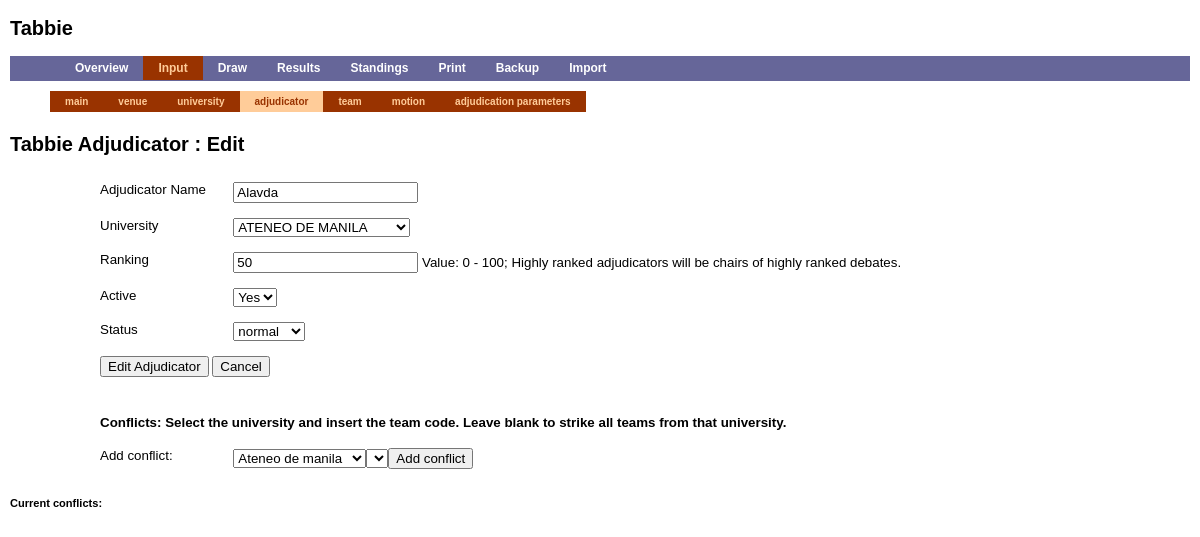
/input.php?moduletype=adjud&action=edit&adjud_id=184, run on the app's committed database.
### tables this page shows
CREATE TABLE `adjudicator` (
  `adjud_id` mediumint(9) NOT NULL auto_increment,
  `univ_id` mediumint(9) NOT NULL DEFAULT '0',
  `adjud_name` varchar(100) NOT NULL DEFAULT '',
  `ranking` mediumint(9) NOT NULL DEFAULT '0',
  `active` enum('Y','N') NOT NULL DEFAULT 'Y',
  `status` ENUM( 'normal', 'trainee', 'watcher', 'watched' ) NOT NULL DEFAULT 'normal',
  PRIMARY KEY  (`adjud_id`),
  UNIQUE KEY `adjud_name` (`adjud_name`)
);

### ntu_controller.php (called while the page is built, shortened)
<?php
if (isset ($ntu_override_module)) {
    $moduletype = $ntu_override_module;
} else {
    $moduletype=trim(@$_GET['moduletype']);
}
$action=trim(@$_GET['action']);
if (array_key_exists($moduletype, $ntu_titles))
    $title .= " " . $ntu_titles[$moduletype] . " ";
else
    $title = " " . ucfirst($moduletype) . " ";
include("view/header.php");
include("view/mainmenu.php");
include("view/$ntu_controller/menu.php");
include("$ntu_controller/$moduletype.php");
include("view/footer.php");
?>

### input.php (called while the page is built, shortened)
<?php
$ntu_controller = "input";
$ntu_titles = array("adjud" => "Adjudicator", "univ" => "University");
require("ntu_bridge.php");
require("ntu_controller.php");
?>

### ntu_bridge.php (called while the page is built, shortened)
<?php
$title = "Tabbie";
?>

### input/adjud.php (the view, shortened to what this page needs)
<?php
require("includes/display.php");
$actionhidden="";
$rankorder=false;
$univ_id=$adjud_name=$ranking=$active=$status="";
if ($action=="edit")
  {
    if ($actionhidden!="edit")
      {
        $adjud_id=trim(@$_GET['adjud_id']);
        $query="SELECT * FROM adjudicator WHERE adjud_id='$adjud_id'";
        $result=mysql_query($query);
        if (mysql_num_rows($result)==0)
      {
            $msg[]="There were some problems editing : Record Not Found ";
            $action="display";
      }
        else
      {
            $row=mysql_fetch_assoc($result);
            $univ_id=$row['univ_id'];
            $adjud_name=$row['adjud_name'];
            $ranking=$row['ranking'];
            $active=$row['active'];
			$status=$row['status'];
      }
      }
  }
switch($action)
  {
  case "edit" :
    $title.=": Edit";
    break;
  }
echo "<h2>$title</h2>\n";
if ($action=="display")
  {
	$query="SELECT * FROM adjudicator as A,university as U WHERE A.univ_id=U.univ_id";
	if($rankorder){
		$query.=" ORDER BY A.ranking DESC";
	} else{
		$query.=" ORDER BY A.adjud_name ASC";
	}
    $result=mysql_query($query);
    $active_result=mysql_query("SELECT * FROM adjudicator as A,university as U WHERE A.univ_id=U.univ_id AND A.ACTIVE = 'Y' ");
    if (mysql_num_rows($result)==0)
      {
    echo "<h3>No Adjudicators Found.</h3>";
    echo "<h3><a href=\"input.php?moduletype=adjud&amp;action=add\">Add New</a></h3>";
      }
    else
      {
    $query="SHOW  TABLES  LIKE  '%_round_%'";
    $showdeleteresult=mysql_query($query);
    if (mysql_num_rows($showdeleteresult)!=0)
      $showdelete=0;
    else
      $showdelete=1;
    ?>
      <h3>Total No. of Adjudicators : <span id="totalcount"><?echo mysql_num_rows($result)?></span> (<span id="activecount"><?echo mysql_num_rows($active_result)?></span>)</h3>
         <?echo "<h3><a href=\"input.php?moduletype=adjud&amp;action=add\">Add New</a></h3>";
		 if($rankorder){
			echo "<h3><a href=\"input.php?moduletype=adjud\">Order by Name</a></h3>";
		} else{
			echo "<h3><a href=\"input.php?moduletype=adjud&amp;rankorder=Y\">Order by Ranking</a></h3>";
		}?>
      <table>
         <tr><th>Name</th><th>University</th><th>Ranking</th><th>Active(Y/N)</th><th>Status</th><th>Conflicts</th></tr>
         <? while($row=mysql_fetch_assoc($result)) { ?>
      <tr <?if ($row['active']=='N') echo "class=\"inactive\"" ;?>>
        <td><?echo $row['adjud_name'];?></td>
    <td><?echo $row['univ_code'];?></td>
   <td><?echo $row['ranking'];?></td>
    <td class='activetoggle' id='adjud<?php echo $row['adjud_id']?>'><?echo $row['active'];?></td>
	<td><?if($row['status']!='normal') echo $row['status'];?></td>
   <td><?echo print_conflicts($row['adjud_id']);?></td>
    <td class="editdel"><a href="input.php?moduletype=adjud&amp;action=edit&amp;adjud_id=<?echo $row['adjud_id'];?>">Edit</a></td>
      <?
       if ($showdelete)
     {
   ?>
   <td class="editdel"><a href="input.php?moduletype=adjud&amp;action=delete&amp;adjud_id=<?echo $row['adjud_id'];?>" onClick="return confirm('Are you sure?');">Delete</a></td>
   <?}   ?>
      </tr>
          <?}   ?>
    </table>
  <?
      }
  }
 else
   {
     ?>
     <form action="input.php?moduletype=adjud" method="POST">
       <label for="adjud_name">Adjudicator Name</label>
       <input type="text" id="adjud_name" name="adjud_name" value="<?echo $adjud_name;?>"/><br/><br/>
       <label for="univ_id">University</label>
                 <select id="univ_id" name="univ_id">
                 <?
                 $query="SELECT univ_id,univ_code FROM university ORDER BY univ_code";
     $result=mysql_query($query);
     while($row=mysql_fetch_assoc($result))
       {
     if ($row['univ_id']==$univ_id)
       echo "<option selected value=\"{$row['univ_id']}\">{$row['univ_code']}</option>\n";
     else
       echo "<option value=\"{$row['univ_id']}\">{$row['univ_code']}</option>\n";
       }
     ?>
       </select><br/><br/>
<label for="ranking">Ranking</label>
                    <input type="text" id="ranking" name="ranking" value="<?echo $ranking;?>"/> Value: 0 - 100; Highly ranked adjudicators will be chairs of highly ranked debates.<br/><br/>
                    <label for="active">Active</label>
                  <select id="active" name="active">
                  <option value="Y" <?echo ($active=="Y")?"selected":""?>>Yes</option>
                  </select> <br/><br/>
				<label for="status">Status</label>
				<select id="status" name="status">
				<option value="normal" <?echo ($status=="normal")?"selected":""?>>normal</option>
				</select><br/><br/>
                  <input type="submit" value="<?echo ($action=="edit")?"Edit Adjudicator":"Add Adjudicator" ;?>"/>
                  <input type="button" value="Cancel" onClick="location.replace('input.php?moduletype=adjud')"/>
                  </form>
<?php
if($action=="edit"){
?>
<form method=post action="">
				       <h4>Conflicts: Select the university and insert the team code. Leave blank to strike all teams from that university.</h4>
						<label for="add_univ_id">Add conflict:</label>
				               <select id="add_univ_id" name="univ_id">
				               <?
				               $query="SELECT univ_id,univ_name FROM university ORDER BY univ_name";
				   $result=mysql_query($query);
				   while($row=mysql_fetch_assoc($result))
				     {
				   if ($row['univ_id']==$univ_id)
				     echo "<option selected value=\"{$row['univ_id']}\">{$row['univ_name']}</option>\n";
				   else
				     echo "<option value=\"{$row['univ_id']}\">{$row['univ_name']}</option>\n";
				     }
                                   echo "</select>";
				   ?><select id="add_team_code" name="team_code"></select><input type="button" value="Add conflict" id="addstrike"/></form>
				<h5>Current conflicts:</h5>
                  <?
            }
                  }
?>

### view/index.css (style rules this page uses)
body { font-family: sans-serif; margin:0; padding:0; font-size: 10pt; }
label { float: left; width: 10em; }
form { margin-left:80px; padding: 10px; }

### data on the page
adjudicator: adjud_name "Alavda", ranking "50", active "Yes", status "normal"

### other printed values
$title "Tabbie Adjudicator : Edit"
form field univ_id "ATENEO DE MANILA"
form field univ_id "Ateneo de manila"
